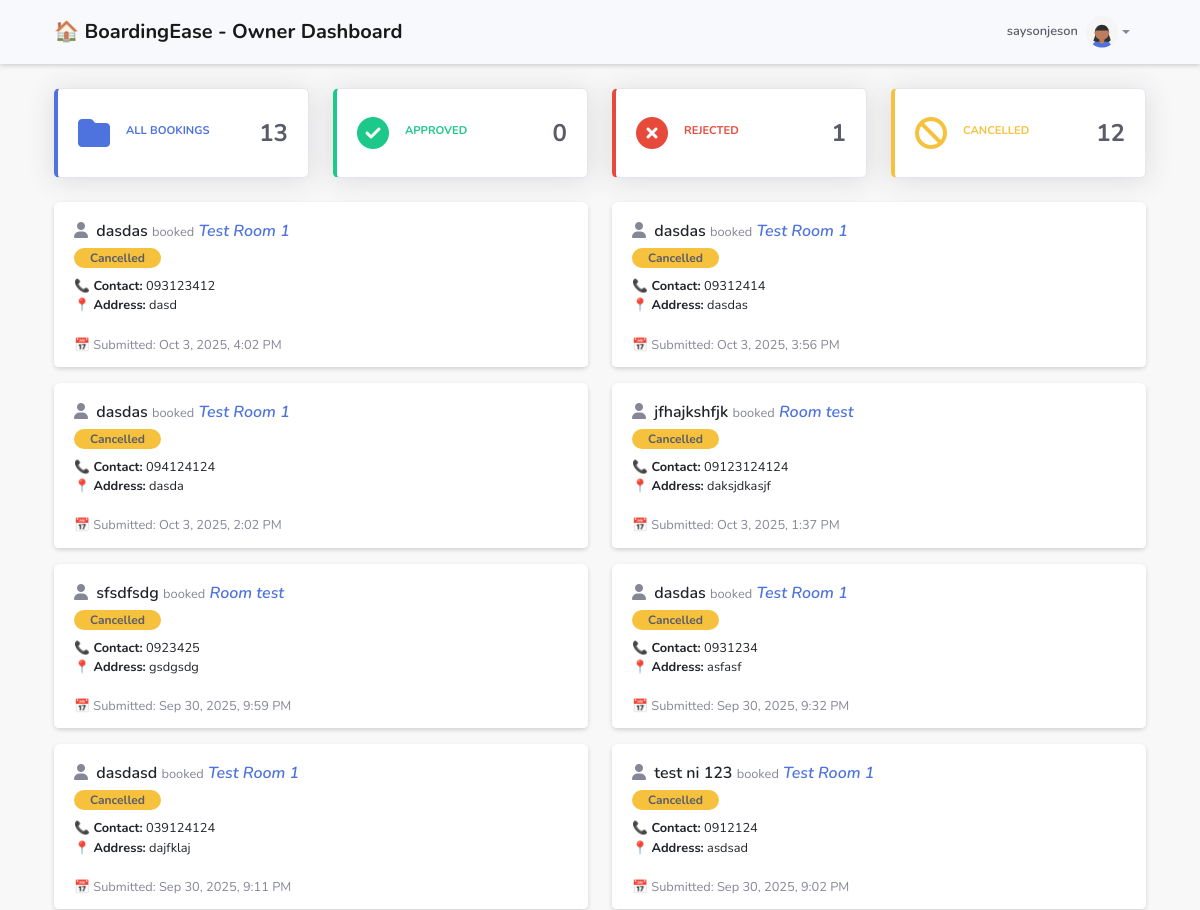
Before: /owner/dashboard/?status=cancelled (signed in, upper part) with the older database file.
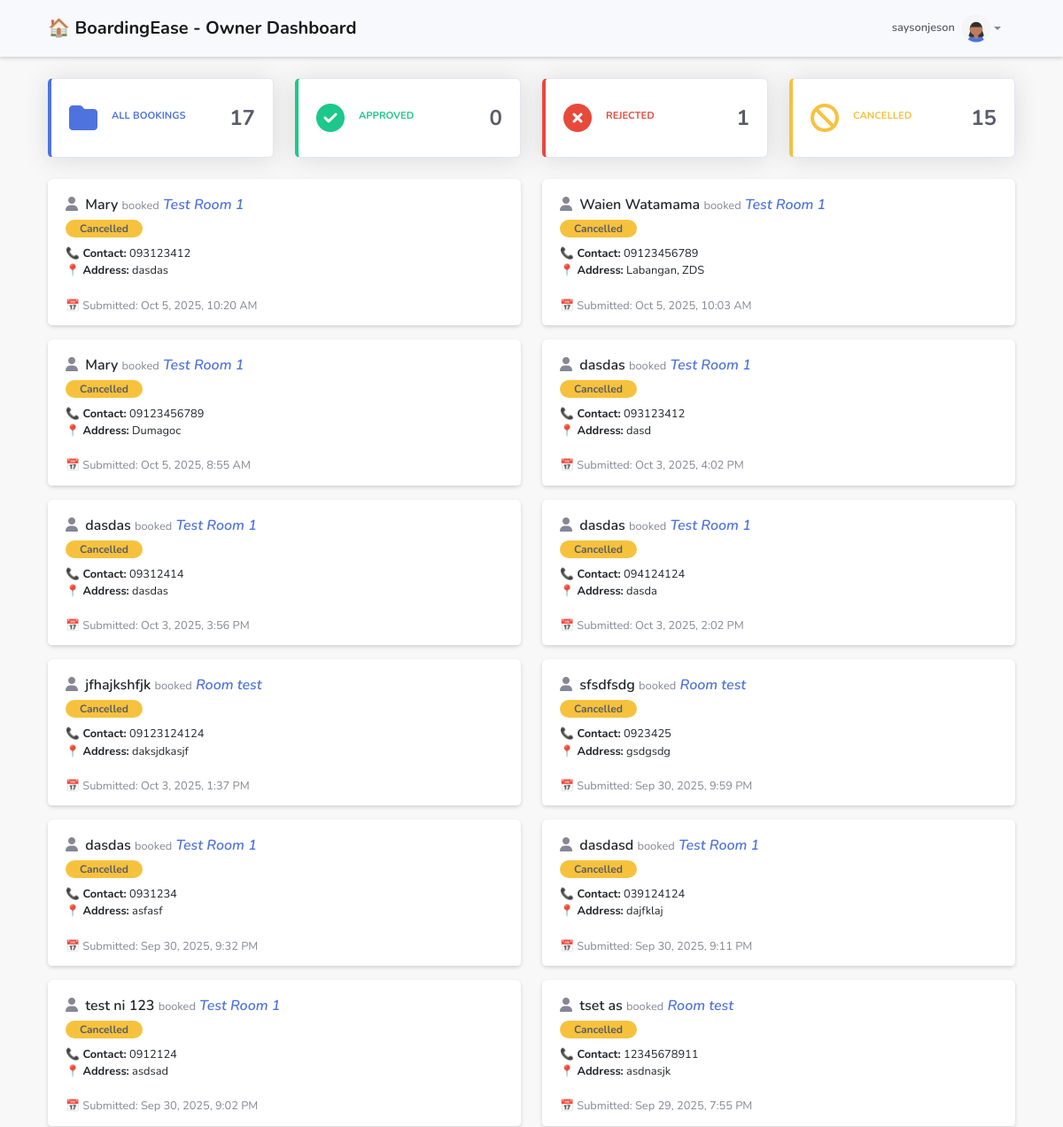
After: the same page with the newer database file.
### client/models.py (models this page shows, shortened)
class Booking(models.Model):
    STATUS_CHOICES = [
        ("pending", "Pending"),
        ("approved", "Approved"),
        ("rejected", "Rejected"),
        ("cancelled", "Cancelled"),
    ]
    boardinghouse = models.ForeignKey(
        'BoardingHouse',
        on_delete=models.CASCADE,
        related_name='bookings'
    )
    name = models.CharField(max_length=100)
    address = models.TextField()
    contact_number = models.CharField(max_length=15)
    email = models.EmailField(default='example@example.com')  # New field for notification
    visit_date = models.DateField(null=True, blank=True)  # Optional visit date
    status = models.CharField(max_length=10, choices=STATUS_CHOICES, default="pending")
    created_at = models.DateTimeField(auto_now_add=True)

class BoardingHouse(models.Model):
    AMENITIES_CHOICES = [
        ("kitchen", "Kitchen Area"),
        ("comfort_room", "Comfort Room"),
        ("laundry", "Laundry Area"),
        ("balcony", "Balcony"),
        ("study", "Study Area"),
        ("cctv", "CCTV"),
        ("parking", "Parking Space"),
        ("lockable_gate", "Lockable Gate"),
        ("bedroom", "Bedroom"),
        ("cabinet", "Cabinet"),
    ]
    INCLUSION_CHOICES = [
        ("water", "Water Bill"),
        ("electric", "Electric Bill"),
        ("wifi", "WiFi Connection"),
    ]
    HOUSE_RULE_CHOICES = [
        ("curfew", "Curfew"),
        ("advance_payment", "Advance Payment"),
        ("deposit", "Month/s Deposit"),
        ("lady_only", "Lady Borders Only"),
        ("male_only", "Male Borders Only"),
        ("visitors_allowed", "Visitors Are Allowed"),
        ("appliances", "Additional Appliances"),
    ]
    owner = models.ForeignKey(User, on_delete=models.CASCADE, null=True, blank=True)
    name = models.CharField(max_length=255)
    address = models.TextField()
    price = models.DecimalField(max_digits=10, decimal_places=2)
    is_bedspacer = models.BooleanField(default=False)  # ✅ True = shared occupancy
    capacity = models.PositiveIntegerField(default=1)  # ✅ How many tenants can stay
    curfew_start = models.TimeField(blank=True, null=True)
    curfew_end = models.TimeField(blank=True, null=True)
    advance_months = models.PositiveIntegerField(default=0)
    deposit_months = models.PositiveIntegerField(default=0)
    image = models.ImageField(upload_to="boarding_images/", blank=True, null=True)
    additional_photo = models.ImageField(upload_to="boarding_images/", blank=True, null=True)
    inclusions = MultiSelectField(choices=INCLUSION_CHOICES, blank=True)
    amenities = MultiSelectField(choices=AMENITIES_CHOICES, blank=True)
    house_rules = MultiSelectField(choices=HOUSE_RULE_CHOICES, blank=True)
    other_inclusions = models.CharField(max_length=255, blank=True, null=True)
    other_amenities = models.CharField(max_length=255, blank=True, null=True)
    other_house_rules = models.CharField(max_length=255, blank=True, null=True)
    is_booked = models.BooleanField(default=False)
    @property
    def current_bookings(self):
        return self.bookings.filter(status="approved").count()

### client/views.py (the view)
# urls.py: path('owner/dashboard/', views.owner_dashboard, name='owner_dashboard'),
@login_required
def owner_dashboard(request):
    if not request.user.profile.is_owner:
        return redirect('home')
    status_filter = request.GET.get('status')
    boardinghouses = BoardingHouse.objects.filter(owner=request.user)
    all_bookings = Booking.objects.filter(boardinghouse__in=boardinghouses)
    total_bookings = all_bookings.count()
    approved_count = all_bookings.filter(status='approved').count()
    pending_count = all_bookings.filter(status='pending').count()
    rejected_count = all_bookings.filter(status='rejected').count()
    cancelled_count = all_bookings.filter(status='cancelled').count()
    total_listings = boardinghouses.count()
    for bh in boardinghouses:
        if bh.is_bedspacer:
            bh.approved_bookings = Booking.objects.filter(
                boardinghouse=bh,
                status='approved'
            )
            bh.remaining_slots = max(0, bh.capacity - bh.current_bookings)
        else:
            bh.approved_booking = Booking.objects.filter(
                boardinghouse=bh,
                status='approved'
            ).first()
        bh.has_pending = Booking.objects.filter(
            boardinghouse=bh,
            status='pending'
        ).exists()
    filtered_bookings = None
    valid_statuses = ['approved', 'pending', 'rejected', 'cancelled']
    if status_filter in valid_statuses:
        filtered_bookings = Booking.objects.filter(
            boardinghouse__in=boardinghouses,
            status=status_filter
        ).order_by('-id')
    return render(request, 'owner_dashboard.html', {
        'boardinghouses': boardinghouses,
        'filtered_bookings': filtered_bookings,
        'status_filter': status_filter,
        'total_listings': total_listings,
        'total_bookings': total_bookings,
        'approved_count': approved_count,
        'pending_count': pending_count,
        'rejected_count': rejected_count,
        'cancelled_count': cancelled_count,
    })

### templates/owner_dashboard.html (shortened to what the changed rows need)
{% load static %}
<!DOCTYPE html>
<html lang="en">
<head>
    <link href="https://cdn.jsdelivr.net/npm/bootstrap@5.3.0/dist/css/bootstrap.min.css" rel="stylesheet">
    <link href="https://cdnjs.cloudflare.com/ajax/libs/font-awesome/6.4.0/css/all.min.css" rel="stylesheet">
    <link rel="stylesheet" href="{% static 'css/sb-admin-2.min.css' %}">
    <link rel="stylesheet" href="{% static 'css/bg-h.css' %}">
</head>
<body>
<div class="container mt-4">
    <div class="row">
        <div class="col-xl-3 col-md-6 mb-4">
            <a href="{% url 'owner_dashboard' %}" class="text-decoration-none">
                <div class="card border-left-primary shadow h-100 py-2">
                    <div class="card-body d-flex justify-content-between align-items-center">
                        <div class="d-flex align-items-center gap-3">
                            <i class="fas fa-folder fa-2x text-primary"></i>
                            <div>
                            </div>
                        </div>
                        <div class="h4 mb-0 font-weight-bold text-gray-800">{{ total_bookings }}</div>
                    </div>
                </div>
            </a>
        </div>
        <div class="col-xl-3 col-md-6 mb-4">
            <a href="?status=cancelled" class="text-decoration-none">
                <div class="card border-left-warning shadow h-100 py-2">
                    <div class="card-body d-flex justify-content-between align-items-center">
                        <div class="d-flex align-items-center gap-3">
                            <i class="fas fa-ban fa-2x text-warning"></i>
                            <div>
                            </div>
                        </div>
                        <div class="h4 mb-0 font-weight-bold text-gray-800">{{ cancelled_count }}</div>
                    </div>
                </div>
            </a>
        </div>
    </div>
    {% if filtered_bookings %}
    <div class="row row-cols-1 row-cols-md-2 g-3 mb-4">
        {% for booking in filtered_bookings %}
        <div class="col">
            <div class="card shadow-sm border-0 h-100">
                <div class="card-body pb-2">
                    <h6 class="card-title mb-1 fw-semibold">
                        <i class="fas fa-user me-1 text-secondary"></i> {{ booking.name }}
                        <span class="text-muted small">booked</span>
                        <em class="text-primary">{{ booking.boardinghouse.name }}</em>
                    </h6>
                    <div class="mb-2">
                        <span class="badge rounded-pill px-3 py-1
                            {% if booking.status == 'approved' %} bg-success
                            {% elif booking.status == 'rejected' %} bg-danger
                            {% elif booking.status == 'cancelled' %} bg-warning text-dark
                            {% else %} bg-secondary
                            {% endif %}">
                            {{ booking.status|title }}
                        </span>
                    </div>
                    <ul class="list-unstyled small mb-2">
                        <li><strong>📞 Contact:</strong> {{ booking.contact_number }}</li>
                        <li><strong>📍 Address:</strong> {{ booking.address|truncatechars:50 }}</li>
                    </ul>
                </div>
                <div class="card-footer bg-white border-0 small text-muted pt-1">
                    📅 Submitted: {{ booking.created_at|date:"M j, Y, g:i A" }}
                </div>
            </div>
        </div>
        {% endfor %}
    </div>
    {% elif status_filter %}
    <div class="alert alert-info text-center">
        No <strong>{{ status_filter|title }}</strong> bookings found.
    </div>
    {% endif %}
</div>
</body>
</html>

Changed rows visible on the page:
added Booking: name "Mary", boardinghouse.name "Test Room 1", status "Cancelled", contact_number "093123412", address "dasdas", created_at "Oct 5, 2025, 10:20 AM"
added Booking: name "Waien Watamama", boardinghouse.name "Test Room 1", status "Cancelled", contact_number "09123456789", address "Labangan, ZDS", created_at "Oct 5, 2025, 10:03 AM"
added Booking: name "Mary", boardinghouse.name "Test Room 1", status "Cancelled", contact_number "09123456789", address "Dumagoc", created_at "Oct 5, 2025, 8:55 AM"
now on this page (row unchanged): Booking: name "tset as", boardinghouse.name "Room test", status "Cancelled", contact_number "12345678911", address "asdnasjk", created_at "Sep 29, 2025, 7:55 PM"
Other visible differences:
{{ total_bookings }}: "13" → "17"
{{ cancelled_count }}: "12" → "15"
